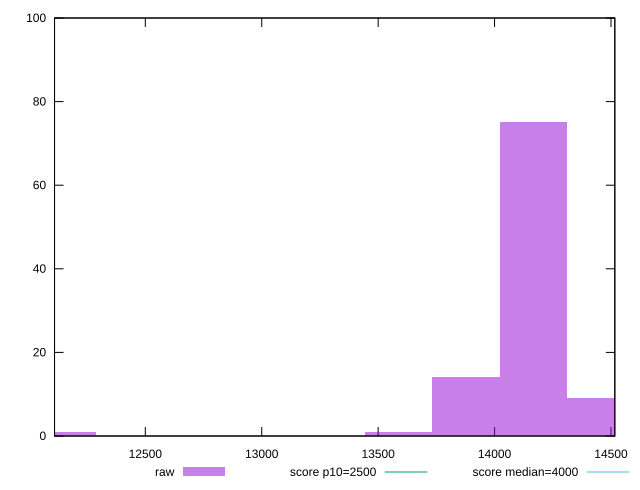

gnuplot code for this plot:
reset

$raw <<EOF
12143.032550609321 1
14455.991131677763 9
14166.871309044207 75
13877.751486410652 14
13588.631663777098 1
EOF

set key outside below
set boxwidth 289.11982263355526
set xrange [12110.0465:14516.508999999998]
set yrange [0:100]
set trange [0:100]
set style fill transparent solid 0.5 noborder

set parametric
set terminal svg size 640, 490 enhanced background rgb 'white'
set output "report_00026_2021-02-22T21:38:55.199Z/largest-contentful-paint/samples/pages+cached/raw/histogram.svg"

plot $raw title "raw" with boxes, \
     2500,t title "score p10=2500", \
     4000,t title "score median=4000"

reset
